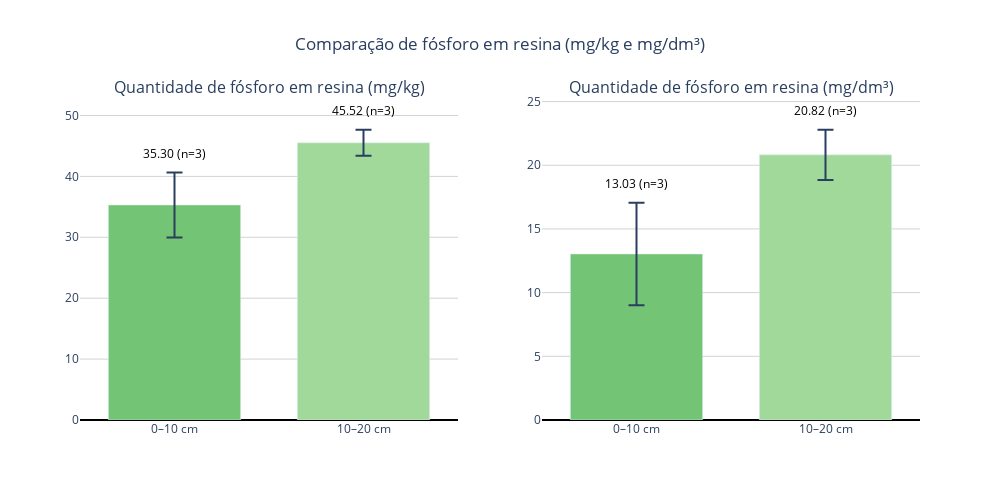

The cell this chart's notebook holds for it:
### Code cell
import numpy as np
import plotly.graph_objects as go
from plotly.subplots import make_subplots

# Função para limpar valores negativos (não mensuráveis)
def limpar(valores):
    arr = np.array(valores, dtype=float)
    arr[arr < 0] = np.nan
    return arr

# --- Dados mg/kg ---
pi_0_10_mgkg = limpar([R1_0_10_resina, R2_0_10_resina, P2_0_10_resina])
pi_10_20_mgkg = limpar([R1_10_20_resina, R2_10_20_resina, P2_10_20_resina])

# --- Dados mg/dm³ ---
pi_0_10_mgdm3 = limpar([calc_densidade_P(R1_0_10_resina, c_mgkg=R1_0_10_resina)[1],
                        calc_densidade_P(R2_0_10_resina, c_mgkg=R2_0_10_resina)[1],
                        calc_densidade_P(P2_0_10_resina, c_mgkg=P2_0_10_resina)[1]])

pi_10_20_mgdm3 = limpar([calc_densidade_P(R1_10_20_resina, c_mgkg=R1_10_20_resina)[1],
                         calc_densidade_P(R2_10_20_resina, c_mgkg=R2_10_20_resina)[1],
                         calc_densidade_P(P2_10_20_resina, c_mgkg=P2_10_20_resina)[1]])

# --- Estatísticas ---
def calcular_estatisticas(dados):
    mean = np.nanmean(dados)
    std = np.nanstd(dados, ddof=1)
    n = np.sum(~np.isnan(dados))
    sem = std / np.sqrt(n) if n > 0 else np.nan
    return mean, sem, n

means_mgkg, sems_mgkg, ns_mgkg = zip(*[calcular_estatisticas(pi_0_10_mgkg),
                                       calcular_estatisticas(pi_10_20_mgkg)])
means_mgdm3, sems_mgdm3, ns_mgdm3 = zip(*[calcular_estatisticas(pi_0_10_mgdm3),
                                          calcular_estatisticas(pi_10_20_mgdm3)])

# Labels e cores
labels = ['0–10 cm', '10–20 cm']
colors = ['#74c476', '#a1d99b']

# --- Criar subplots lado a lado ---
fig = make_subplots(rows=1, cols=2, subplot_titles=[
    'Quantidade de fósforo em resina (mg/kg)',
    'Quantidade de fósforo em resina (mg/dm³)'
])

# --- Função auxiliar para adicionar texto acima da barra + erro ---
def criar_textos(means, sems, ns):
    textos = []
    y_pos = []
    max_val = max([m + s for m, s in zip(means, sems) if not np.isnan(m)])
    for m, s, n in zip(means, sems, ns):
        if np.isnan(m):
            textos.append('Não mensurável')
            y_pos.append(0.05 * max_val)
        else:
            textos.append(f'{m:.2f}\n(n={n})')
            y_pos.append(m + s + 0.03*max_val)  # deslocamento acima da barra + erro
    return textos, y_pos

texts_mgkg, y_mgkg = criar_textos(means_mgkg, sems_mgkg, ns_mgkg)
texts_mgdm3, y_mgdm3 = criar_textos(means_mgdm3, sems_mgdm3, ns_mgdm3)

# --- Gráfico mg/kg ---
fig.add_trace(go.Bar(
    x=labels,
    y=means_mgkg,
    error_y=dict(type='data', array=sems_mgkg, visible=True, thickness=2, width=8),
    marker_color=colors,
    text=texts_mgkg,
    textposition='none',
), row=1, col=1)

# --- Adiciona anotações acima da barra + erro (mg/kg) ---
for xi, yi, txt in zip(labels, y_mgkg, texts_mgkg):
    fig.add_annotation(
        x=xi,
        y=yi,
        text=txt,
        showarrow=False,
        font=dict(size=12, color='black'),
        xanchor='center',
        yanchor='bottom',
        row=1, col=1
    )

# --- Gráfico mg/dm³ ---
fig.add_trace(go.Bar(
    x=labels,
    y=means_mgdm3,
    error_y=dict(type='data', array=sems_mgdm3, visible=True, thickness=2, width=8),
    marker_color=colors,
    text=texts_mgdm3,
    textposition='none',
), row=1, col=2)

# --- Adiciona anotações acima da barra + erro (mg/dm³) ---
for xi, yi, txt in zip(labels, y_mgdm3, texts_mgdm3):
    fig.add_annotation(
        x=xi,
        y=yi,
        text=txt,
        showarrow=False,
        font=dict(size=12, color='black'),
        xanchor='center',
        yanchor='bottom',
        row=1, col=2
    )
# --- Layout ---
fig.update_layout(
    height=500,
    width=1000,
    showlegend=False,
    title_text="Comparação de fósforo em resina (mg/kg e mg/dm³)",
    title_x=0.5,
    bargap=0.3,
    plot_bgcolor='white',
    font=dict(size=12)
)

# Linhas de referência no zero
fig.update_yaxes(showgrid=True, gridcolor='lightgray', zeroline=True, zerolinecolor='black')

fig.show()

### Figure 1 — Plotly figure (JSON) as saved in the notebook; plotly's stock layout.template omitted (floating-point values rounded to 4 significant figures)
{"data": [{"error_y": {"array": [5.336, 2.14], "thickness": 2, "type": "data", "visible": true, "width": 8}, "marker": {"color": ["#74c476", "#a1d99b"]}, "text": ["35.30\n(n=3)", "45.52\n(n=3)"], "textposition": "none", "type": "bar", "x": ["0–10 cm", "10–20 cm"], "xaxis": "x", "y": [35.3, 45.52], "yaxis": "y"}, {"error_y": {"array": [4.02, 1.973], "thickness": 2, "type": "data", "visible": true, "width": 8}, "marker": {"color": ["#74c476", "#a1d99b"]}, "text": ["13.03\n(n=3)", "20.82\n(n=3)"], "textposition": "none", "type": "bar", "x": ["0–10 cm", "10–20 cm"], "xaxis": "x2", "y": [13.03, 20.82], "yaxis": "y2"}], "layout": {"annotations": [{"font": {"size": 16}, "showarrow": false, "text": "Quantidade de fósforo em resina (mg/kg)", "x": 0.225, "xanchor": "center", "xref": "paper", "y": 1, "yanchor": "bottom", "yref": "paper"}, {"font": {"size": 16}, "showarrow": false, "text": "Quantidade de fósforo em resina (mg/dm³)", "x": 0.775, "xanchor": "center", "xref": "paper", "y": 1, "yanchor": "bottom", "yref": "paper"}, {"font": {"color": "black", "size": 12}, "showarrow": false, "text": "35.30\n(n=3)", "x": "0–10 cm", "xanchor": "center", "xref": "x", "y": 42.07, "yanchor": "bottom", "yref": "y"}, {"font": {"color": "black", "size": 12}, "showarrow": false, "text": "45.52\n(n=3)", "x": "10–20 cm", "xanchor": "center", "xref": "x", "y": 49.1, "yanchor": "bottom", "yref": "y"}, {"font": {"color": "black", "size": 12}, "showarrow": false, "text": "13.03\n(n=3)", "x": "0–10 cm", "xanchor": "center", "xref": "x2", "y": 17.74, "yanchor": "bottom", "yref": "y2"}, {"font": {"color": "black", "size": 12}, "showarrow": false, "text": "20.82\n(n=3)", "x": "10–20 cm", "xanchor": "center", "xref": "x2", "y": 23.47, "yanchor": "bottom", "yref": "y2"}], "bargap": 0.3, "font": {"size": 12}, "height": 500, "plot_bgcolor": "white", "showlegend": false, "title": {"text": "Comparação de fósforo em resina (mg/kg e mg/dm³)", "x": 0.5}, "width": 1000, "xaxis": {"anchor": "y", "domain": [0, 0.45]}, "xaxis2": {"anchor": "y2", "domain": [0.55, 1]}, "yaxis": {"anchor": "x", "domain": [0, 1], "gridcolor": "lightgray", "showgrid": true, "zeroline": true, "zerolinecolor": "black"}, "yaxis2": {"anchor": "x2", "domain": [0, 1], "gridcolor": "lightgray", "showgrid": true, "zeroline": true, "zerolinecolor": "black"}}}
